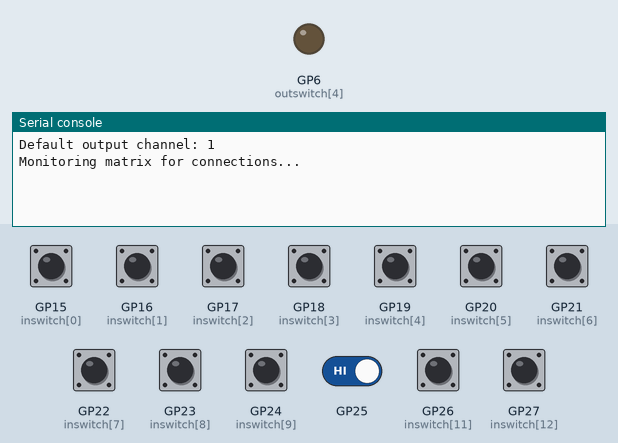
This program was run on a simulated Raspberry Pi Pico running CircuitPython. Parts: output pins drawn as LEDs (lit = HIGH), the last lines printed to the serial console. Inputs (shaded band) come from the test bench; at power-on: GP15 (inswitch[0]), GP16 (inswitch[1]), GP17 (inswitch[2]), GP18 (inswitch[3]), GP19 (inswitch[4]), GP20 (inswitch[5]), GP21 (inswitch[6]), GP22 (inswitch[7]), GP23 (inswitch[8]), GP24 (inswitch[9]), GP26 (inswitch[11]), GP27 (inswitch[12]) HIGH. MIDI messages are not drawn.

Above: at 1.2 s.
1.3 s: GP15 (inswitch[0]) pulled LOW for 1 s
At 3.8 s:
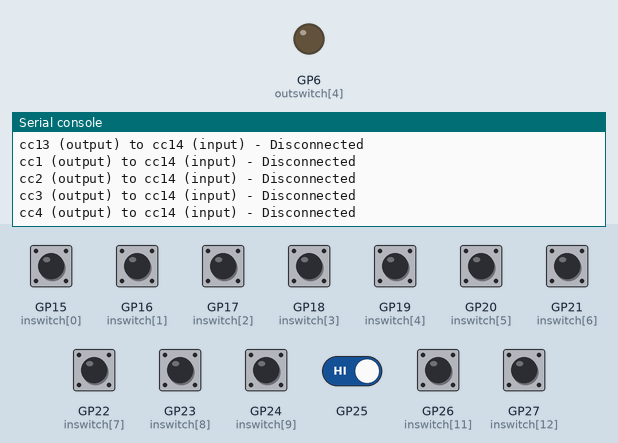
4.3 s: GP16 (inswitch[1]) pulled LOW for 0.15 s
At 5.8 s:
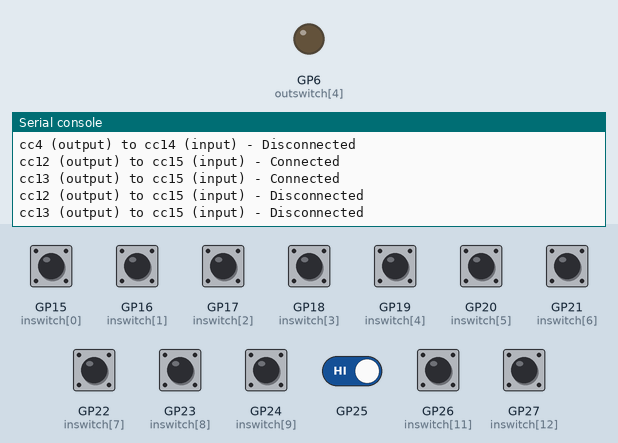
7.4 s: GP16 (inswitch[1]) pulled LOW for 1 s
At 10.5 s:
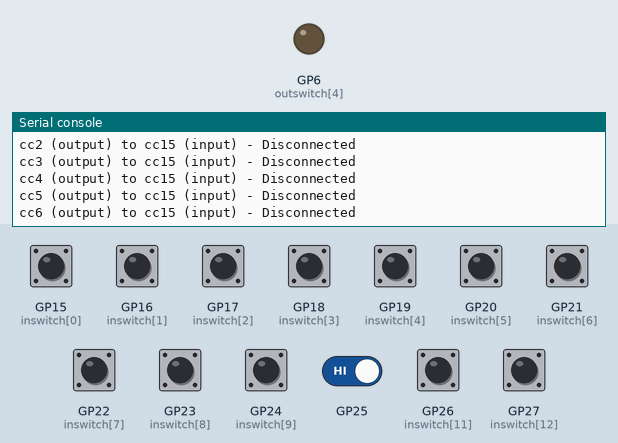
Timing chart, 0 to 12.0 s (numbered marks = the images above; inputs shaded):
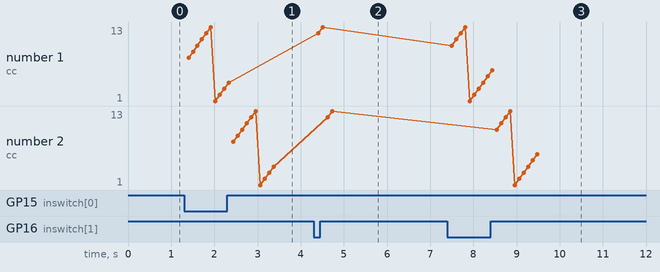

The program:

code.py
```python
# For Raspberry Pi Pico...
# GPIO2-14 are stackable outputs mapped to MIDI CC1-13 Ch1
# GPIO15-27 are non-stackable inputs mapped to MIDI CC14-26 Ch1
# When outputs are shorted to inputs, the matching pair of MIDI CC transmit
# level 127. When disconnected, transmits level 0.
# Use with Stoermelder's Pack-Tau T7 modules to map to module ports in VCVRack
# Attach tip connector of TRS socket to each GPIO pin. Short with mono 3.5mm patch leads!

import board
import time
import usb_midi
import adafruit_midi
from adafruit_midi.control_change import ControlChange
from digitalio import DigitalInOut, Direction, Pull

midi = adafruit_midi.MIDI(
    midi_in=usb_midi.ports[0], in_channel=0, midi_out=usb_midi.ports[1], out_channel=0
)

# Convert channel numbers at the presentation layer to the ones musicians use
print("Default output channel:", midi.out_channel + 1)

outpins = (board.GP2, board.GP3, board.GP4, board.GP5, board.GP6, board.GP7, board.GP8,
           board.GP9, board.GP10, board.GP11, board.GP12, board.GP13, board.GP14)
out_pin_start = 0
out_pin_count = len(outpins)
inpins = (board.GP15, board.GP16, board.GP17, board.GP18, board.GP19, board.GP20,
          board.GP21, board.GP22, board.GP23, board.GP24, board.GP25, board.GP26,
          board.GP27)
in_pin_start = 0
in_pin_count = len(inpins)

statematrix = {}
outswitches = []
inswitches = []

def build_state_matrix():
    global in_pin_start
    global in_pin_count
    global out_pin_start
    global out_pin_count
    global statematrix
    x = 0
    while x < out_pin_count:
        y = in_pin_start
        row = {}
        while y < in_pin_count:
            z = f"{y}"
            row[z] = 0
            y += 1
        m = f"{x}"
        statematrix[m] = row
        x += 1

def build_gpio_matrix():
    global in_pin_start
    global in_pin_count
    global out_pin_start
    global out_pin_count
    global outswitches
    global inswitches
    x = out_pin_start
    while x < out_pin_count:
        outswitch = DigitalInOut(outpins[x])
        outswitch.direction = Direction.INPUT
        outswitch.pull = Pull.UP
        outswitches.append(outswitch)
        x += 1
    y = in_pin_start
    while y < in_pin_count:
        inswitch = DigitalInOut(inpins[y])
        inswitch.direction = Direction.INPUT
        inswitch.pull = Pull.UP
        inswitches.append(inswitch)
        y += 1

def do_MIDI(outpin, inpin, state):
    global midi
    out_cc = outpin + 1
    in_cc = inpin + out_pin_count + 1
    midi.send(ControlChange(out_cc, state))
    time.sleep(0.1)
    midi.send(ControlChange(in_cc, state))
    if state == 127:
        status = "Connected"
    else:
        status = "Disconnected"
    print(f"cc{out_cc} (output) to cc{in_cc} (input) - {status}")

def checkpin(outpin):
    global in_pin_start
    global in_pin_count
    global statematrix
    global outswitches
    global inswitches
    switch = outswitches[outpin]
    switch.direction = Direction.OUTPUT
    switch.value = 0
    y = in_pin_start
    row = {}
    curr_row = statematrix[f"{outpin}"]
    while y < in_pin_count:
        inp = inswitches[y]
        val = inp.value
        z = f"{y}"
        if val == 0:
            row[z] = 1
        else:
            row[z] = 0
        if row[z] != curr_row[z]:
            if val == 0:
                state = 127
            else:
                state = 0
            do_MIDI(outpin, y, state)
        y += 1
    statematrix[f"{outpin}"] = row
    switch.direction = Direction.INPUT
    switch.pull = Pull.UP

build_state_matrix()
build_gpio_matrix()

print("Monitoring matrix for connections...")

y = out_pin_start
while y < out_pin_count:
    checkpin(y)
    if y == out_pin_count - 1:
        y = out_pin_start
    else:
        y += 1
```

Measured:
- after the input at 1.3 s, the serial console: prints a new line after 0.10 s (image 1)
- after the input at 4.3 s, the serial console: prints a new line after 0.10 s (image 2)
- after the input at 7.4 s, the serial console: prints a new line after 0.10 s (image 3)
- plotted number 1: 13 → 6 after the input at 7.4 s
- plotted number 2: 13 → 6 after the input at 7.4 s
